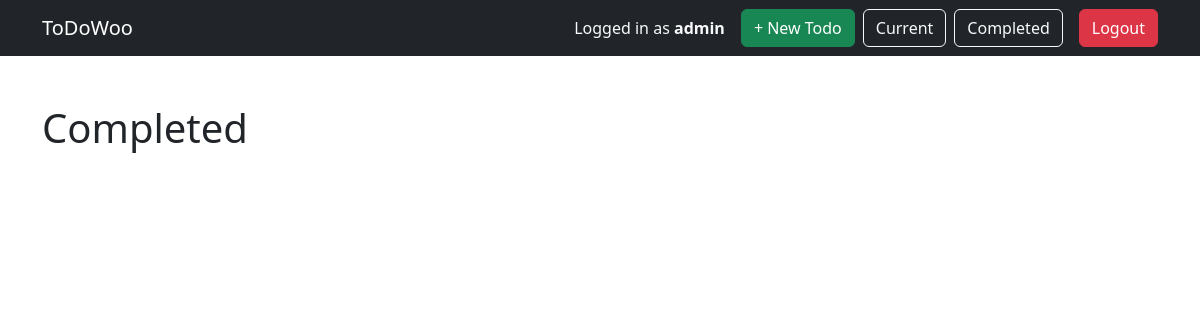
The app's page /completed/ (signed in), older data.
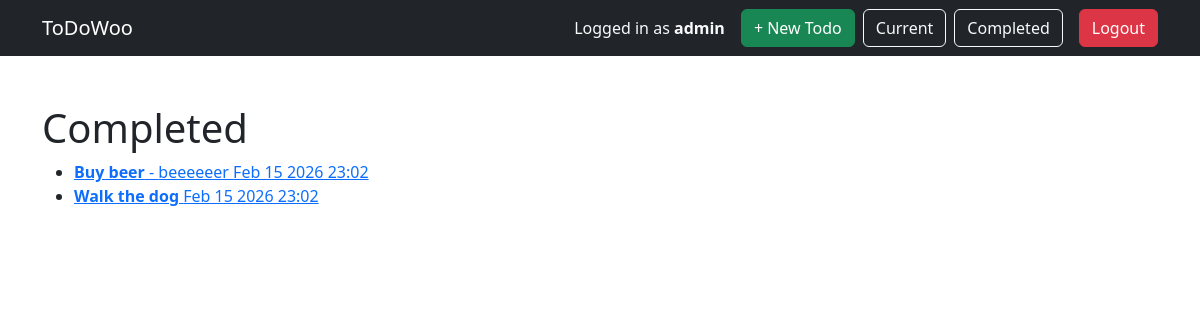
The same page, newer data.
### todo/models.py (models this page shows, shortened)
class Todo(models.Model):
    title=models.CharField(max_length=100)
    memo=models.TextField(blank=True)
    created_at=models.DateTimeField(auto_now_add=True)
    date_completed=models.DateTimeField(null=True,blank=True)
    important=models.BooleanField(default=False)
    user=models.ForeignKey(User,on_delete=models.CASCADE)

### todo/views.py (the view)
# urls.py: path('completed/',views.completedtodos, name="completedtodos"),
@login_required
def completedtodos(request):
    todos=Todo.objects.filter(user=request.user,date_completed__isnull=False).order_by('-date_completed')
    return render(request,'todo/completedtodos.html',{'todos':todos})

### todo/templates/todo/completedtodos.html
{% extends 'todo/base.html' %}
{% block content %}
<br>
<h1>Completed</h1>
<ul>
    {% for todo in todos %}
    <li>
        <a href="{% url 'viewtodo' todo.id  %}">
        {% if todo.important %}<b>{% endif%} {{ todo.title }}{% if todo.important %}</b>{% endif%}
        {% if todo.memo %} - {{ todo.memo }} {% endif %}
        {{ todo.date_completed|date:"M j Y H:i" }}
        </a>
    </li>
    {% endfor %}
</ul>
{% endblock %}

Row changes from the older to the newer data that the page shows:
now on this page (row edited): Todo: title "Buy beer", memo "beeeeeer", date_completed "Feb 15 2026 23:02"
now on this page (row edited): Todo: title "Walk the dog", date_completed "Feb 15 2026 23:02"
